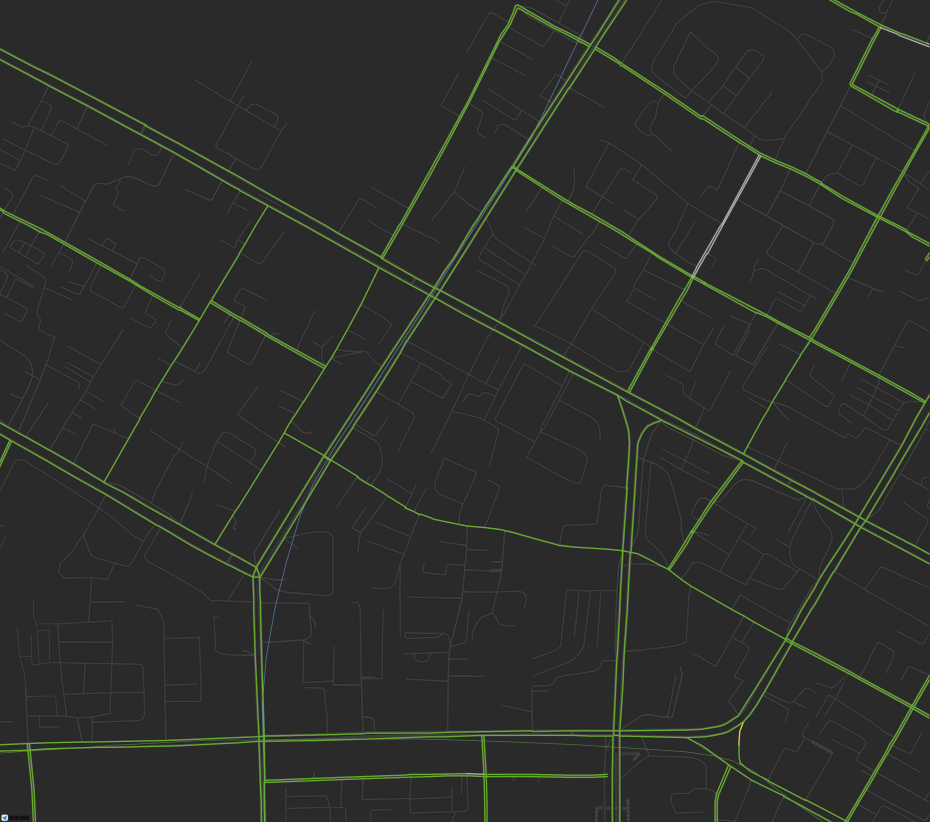
#> input picture 241119/001.png, 3719 x 3288 px (shown at 1/4 size)
$ python -i testutils.py   (imports and definitions only)
#> lines starting #> are read from the running program, lines starting #| are printed output that depends on the picture; after the words box and inside, x2 and y2 are one past the last pixel; in counts of white or black regions, pixels touching at a corner belong together
import numpy as np
import cv2
import matplotlib.pyplot as plt
import csv
import os
import shutil
import re

def ignore_gray(img_path):

#> called with img_path = '001.png'
    img=cv2.imread(img_path)
#> img is the input picture: shape (3288, 3719, 3); mean B, G, R 43.4, 46.7, 44.8
    img_gray=cv2.cvtColor(img,cv2.COLOR_BGR2GRAY)
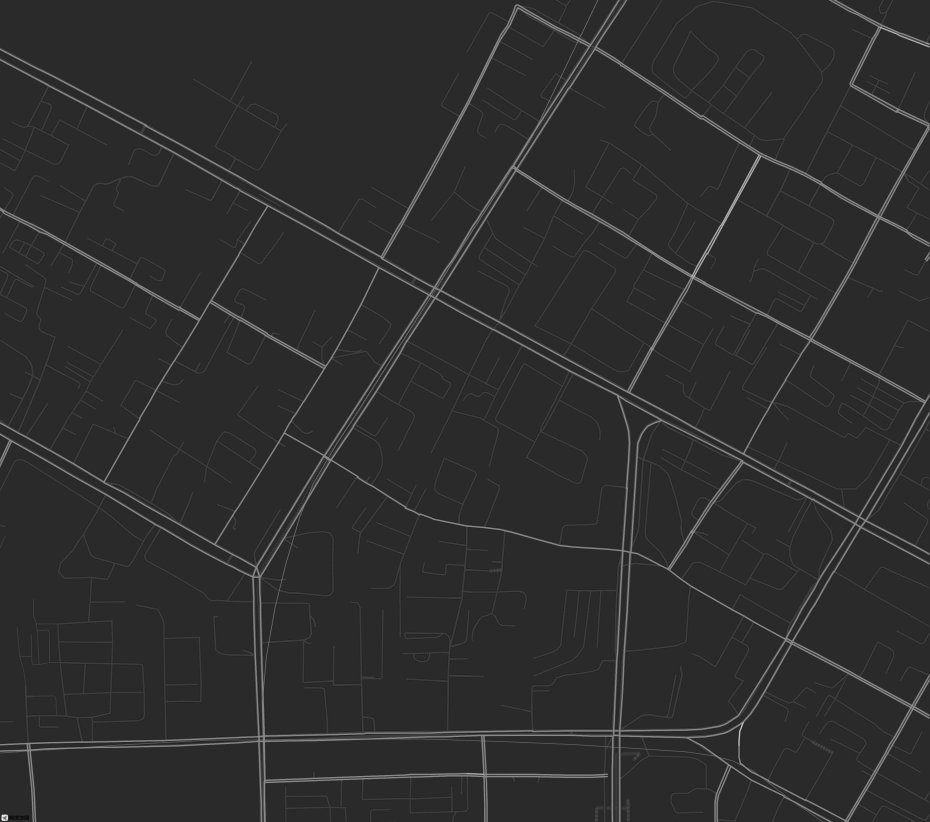
#> img_gray: shape (3288, 3719) (shown at 1/4 size); min 0, max 255, mean 45.8
    img_reverse=cv2.bitwise_not(img_gray)
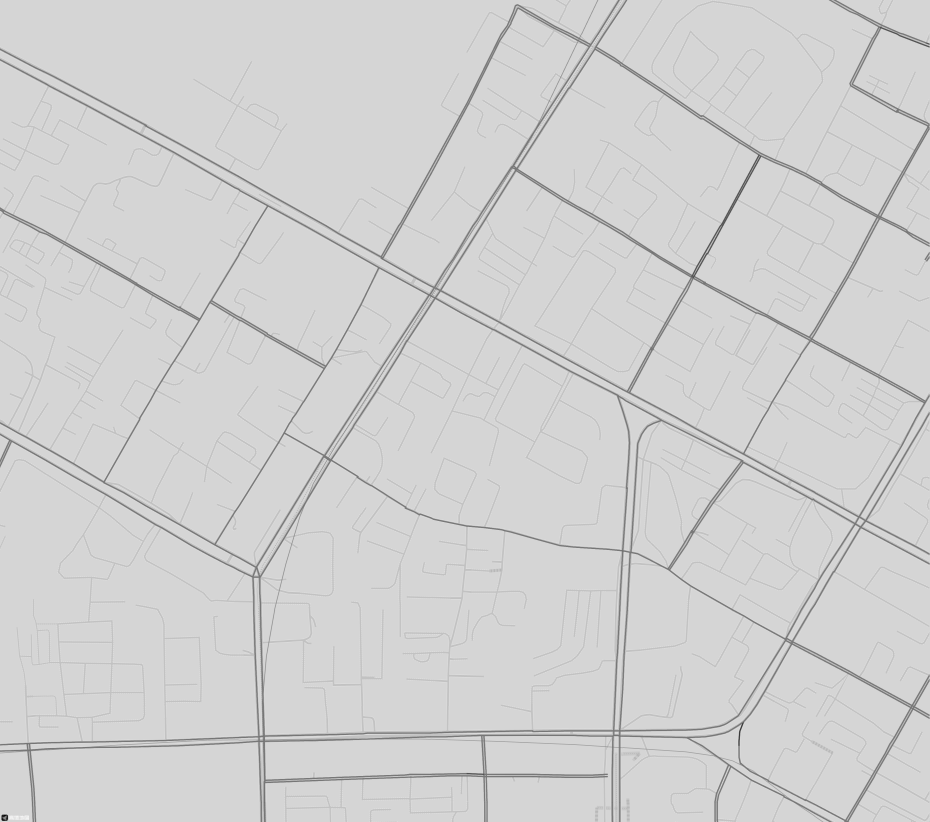
#> img_reverse: shape (3288, 3719) (shown at 1/4 size); min 0, max 255, mean 209.2
    ret,img_binary=cv2.threshold(img_reverse,150,255,cv2.THRESH_BINARY)
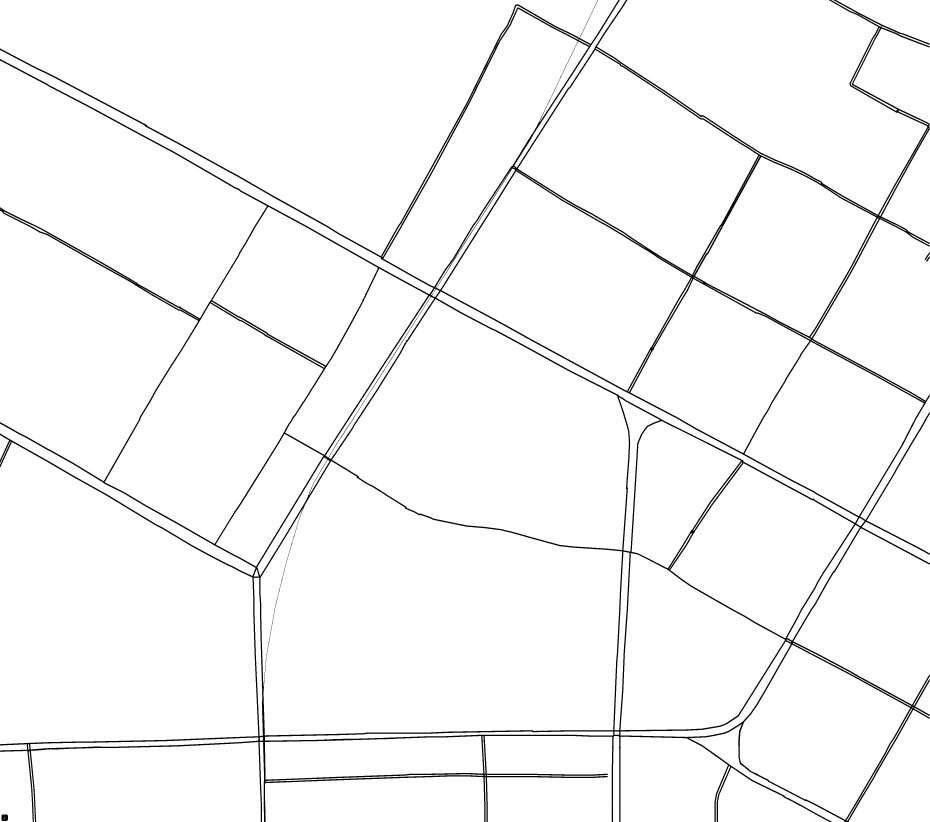
#> img_binary: shape (3288, 3719) (shown at 1/4 size); 97.2% white; 6 black regions (1 under 20 px), largest, box (x1, y1, x2, y2) and area: (0, 0, 3718, 3288) 335972, (3334, 0, 3718, 179) 2228, (6, 3258, 32, 3284) 621, (3698, 1008, 3718, 1040) 165, (3704, 1025, 3718, 1047) 108
    cv2.namedWindow("001",cv2.WINDOW_NORMAL)
    cv2.imshow("001",img_binary)
    cv2.imwrite("241119/001_reverse.png",img_binary)
    cv2.waitKey(0)
    cv2.destroyAllWindows()

# [52 lines left out: functions resize_img, canny_edge_detect, read_and_get_name, not called in this run]


# [1 line not run here, left out]
#canny_edge_detect("241119/img_list/001_resize.png")
# resize_img("241119/img_list/001_reverse.png","241119/img_list/002.png")
# ignore_gray("241119/001.png")

>>> result = ignore_gray('001.png')

$ run again, on 241119/002.png
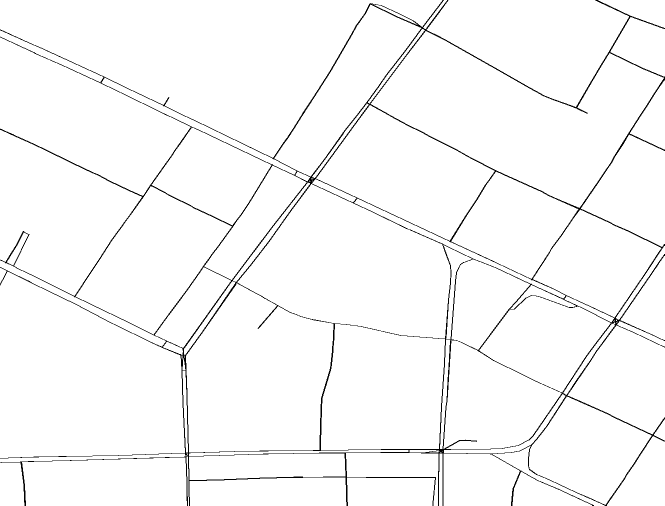
#> input picture 241119/002.png, 1329 x 1011 px (shown at 1/2 size)
#> in ignore_gray, img is the input picture: shape (1011, 1329, 3); 97.5% white; black in thin lines or dots
#> img_gray: shape (1011, 1329); 97.5% white; black in thin lines or dots
#> in ignore_gray, `img_reverse=cv2.bitwise_not(img_gray)`:
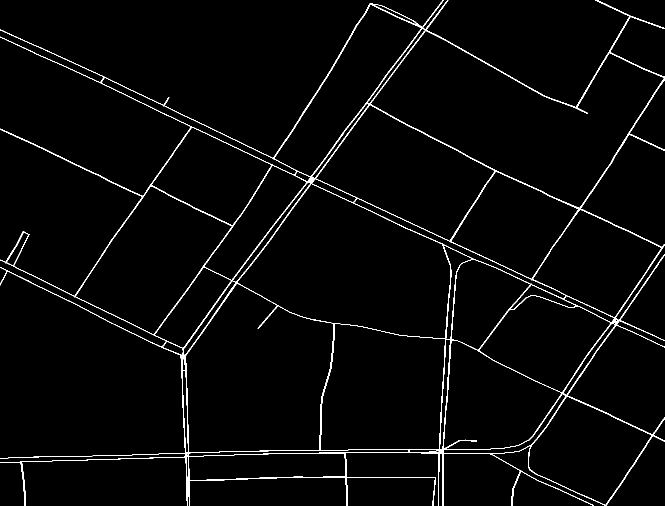
#> img_reverse: shape (1011, 1329) (shown at 1/2 size); 2.5% white in thin lines or dots
